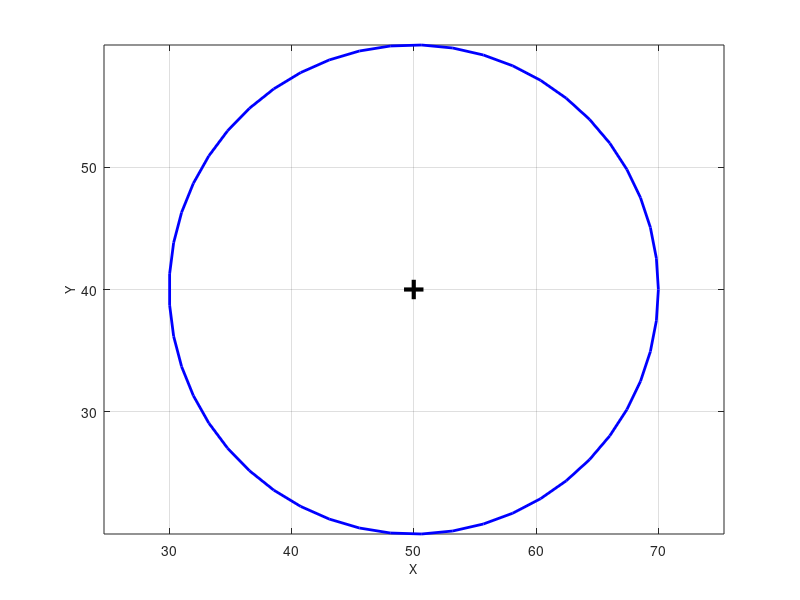

This chart was generated by the following MATLAB code:
angles = linspace(0, 2*pi, 50);
radius = 20;
CenterX = 50;
CenterY = 40;
x = radius * cos(angles) + CenterX;
y = radius * sin(angles) + CenterY;
plot(x, y, 'b-', 'LineWidth', 2);
hold on;
plot(CenterX, CenterY, 'k+', 'LineWidth', 3, 'MarkerSize', 14);
grid on;
axis equal;
xlabel('X', 'FontSize', 9);
ylabel('Y', 'FontSize', 9);